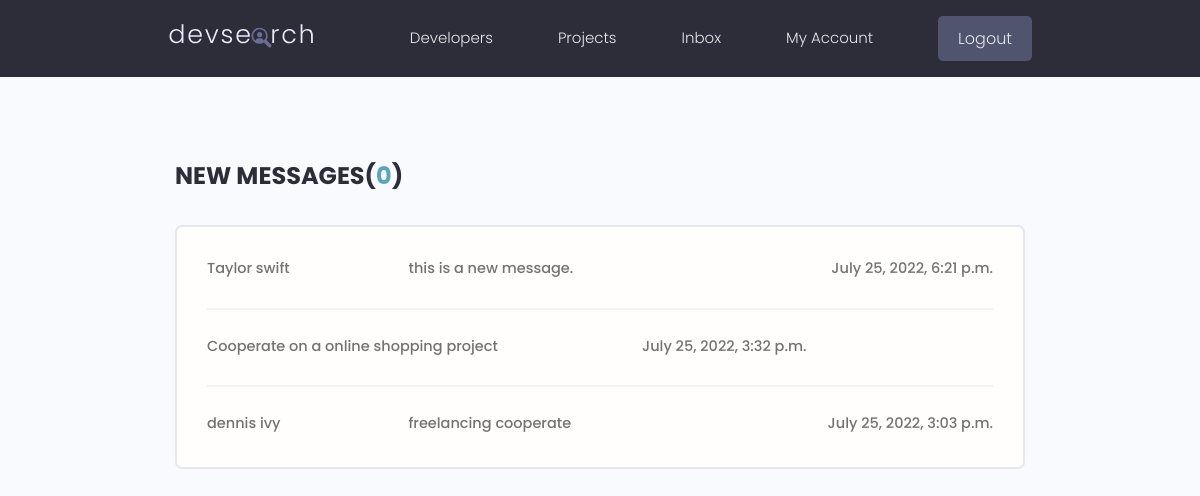
Page /inbox/ (signed in) on the earlier database version.
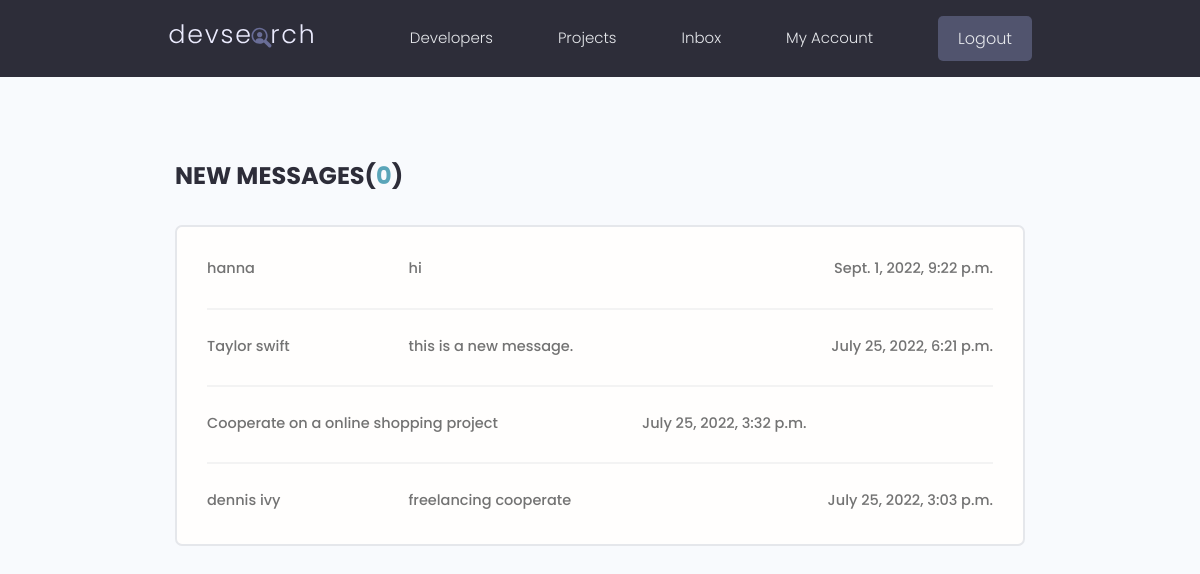
Same page on the later database version.
### users/models.py (models this page shows, shortened)
class Message(models.Model):
    sender = models.ForeignKey(Profile, on_delete=models.SET_NULL, null=True, blank=True)
    recipient = models.ForeignKey(Profile, on_delete=models.SET_NULL, null=True, blank=False, related_name='messages')
    name = models.CharField(max_length=200, null=True, blank=True)
    email = models.EmailField(max_length=250, null=True, blank=True)
    subject = models.CharField(max_length=500, null=True, blank=True)
    body = models.TextField(blank=False, null=False)
    is_read = models.BooleanField(default=False, null=True)
    created = models.DateTimeField(auto_now_add=True)
    id = models.UUIDField(default=uuid.uuid4, unique=True, editable=False, primary_key=True)
    class Meta:
        ordering = ['is_read', '-created']

class Profile(models.Model):
    user = models.OneToOneField(User, on_delete=models.CASCADE, null=True, blank=True)
    name = models.CharField(max_length=250, null=True, blank=True)
    username = models.CharField(max_length=250, null=True, blank=True)
    email = models.EmailField(max_length=500, blank=True, null=True)
    short_intro = models.CharField(max_length=200, blank=True, null=True)
    bio = models.TextField(blank=True, null=True)
    location = models.CharField(max_length=200, blank=True, null=True)
    profile_image = models.ImageField(blank=True, null=True, upload_to='profiles/',
                         default='profiles/user-default.png')
    social_github = models.CharField(max_length=500, blank=True, null=True)
    social_linkedin = models.CharField(max_length=500, blank=True, null=True)
    social_website = models.CharField(max_length=500, blank=True, null=True)
    social_twitter = models.CharField(max_length=500, blank=True, null=True)
    created = models.DateTimeField(auto_now_add=True)
    id = models.UUIDField(default=uuid.uuid4, unique=True, editable=False, primary_key=True)

### users/views.py (the view)
# urls.py: path('inbox/', views.inbox_view, name='inbox'),
@login_required(login_url='login')
def inbox_view(request):
    profile = request.user.profile
    read_messages = profile.messages.exclude(is_read=False)
    unread_messages = profile.messages.filter(is_read=False)
    unread_messages_count = unread_messages.count()
    context = {
        'read_messages' : read_messages,
        'unread_messages' : unread_messages,
        'unread_messages_count' : unread_messages_count
    }
    return render(request, 'users/inbox.html', context)

### users/templates/users/inbox.html (shortened to what this page needs)
{% extends 'main.html' %}
{% block content %}
  <main class="inbox my-xl">
    <div class="content-box">
      <h3 class="inbox__title">New Messages(<span>{{ unread_messages_count }}</span>)</h3>
      <ul class="messages">
        {% for r_message in read_messages %}
            <li class="message">
              <a href="{% url 'message' r_message.pk %}">
                  {% if r_message.sender %}
                    <span class="message__author">{{ r_message.sender.name }}</span>
                  {% elif r_message.name is not None %}
                    <span class="message__author">{{ r_message.name }}</span>
                  {% endif %}
                <span class="message__subject">{{ r_message.subject }}</span>
                <span class="message__date">{{ r_message.created }}</span>
              </a>
            </li>
        {% endfor %}
      </ul>
    </div>
  </main>
{% endblock %}

Differences in the rows shown:
added Message: name "hanna", subject "hi", created "Sept. 1, 2022, 9:22 p.m."
